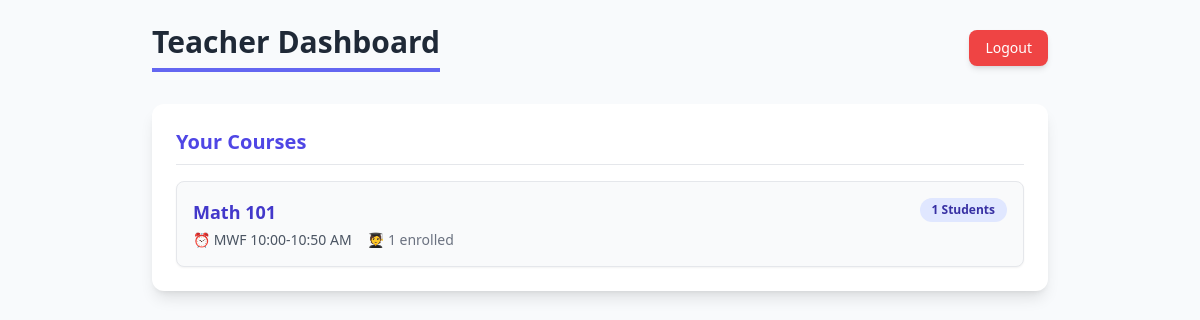
The page /teacher (signed in) on the database its author committed.
### models.py (models this page shows, shortened)
class Course(db.Model):
    id = db.Column(db.Integer, primary_key=True)
    name = db.Column(db.String(64))
    max_students = db.Column(db.Integer)
    cur_students = db.Column(db.Integer)
    time = db.Column(db.String(32))
    teacher_id = db.Column(db.Integer, db.ForeignKey("user.id"))
    teacher = db.relationship("User", back_populates="courses_taught")
    enrollments = db.relationship("Enrollment", back_populates="course")

### app.py (the view)
@app.route("/teacher")
def teacher_dashboard():
    if not g.user or g.user.user_type != "teacher":
        return redirect("/login")
    courses = Course.query.filter_by(teacher_id=g.user.id).all()
    return render_template("teacher_dashboard.html", courses=courses)

### app.py (called while the page is built)
@app.before_request
def load_user():
    g.user = None
    if "user_id" in session:
        g.user = User.query.get(session["user_id"])

### templates/teacher_dashboard.html (shortened to what this page needs)
<!DOCTYPE html>
<html>
<head>
    <script src="https://cdn.tailwindcss.com"></script>
</head>
<body class="p-6">
    <div class="max-w-4xl mx-auto mb-8 flex justify-between items-center">
        <h1 class="text-3xl font-bold text-gray-800 border-b-4 border-indigo-500 pb-2 inline-block">
            Teacher Dashboard
        </h1>
        <a href="/logout"
           class="px-4 py-2 text-sm font-medium text-white bg-red-500 rounded-lg shadow-md
                  hover:bg-red-600 transition duration-150 focus:outline-none focus:ring-2
                  focus:ring-red-500 focus:ring-opacity-50">
            Logout
        </a>
    </div>
    <div class="max-w-4xl mx-auto bg-white p-6 rounded-xl shadow-lg">
        <h2 class="text-xl font-semibold indigo-brand mb-4 border-b pb-2">Your Courses</h2>
        <div class="space-y-4">
            {% for c in courses %}
                <div class="bg-gray-50 border border-gray-200 rounded-lg p-4 shadow-sm hover:shadow-md transition duration-200">
                    <div class="flex justify-between items-start">
                        <div class="flex-grow">
                            <a href="/teacher/course/{{ c.id }}" class="text-lg font-bold text-indigo-700 hover:text-indigo-900 transition duration-150">
                                {{ c.name }}
                            </a>
                            <div class="text-sm text-gray-600 mt-1">
                                <span class="mr-3">⏰ {{ c.time }}</span>
                                <span class="font-medium text-gray-500">
                                    🧑‍🎓 {{ c.enrollments|length }} enrolled
                                </span>
                            </div>
                        </div>
                        {% set enrollment_count = c.enrollments|length %}
                        <div class="ml-4 px-3 py-1 text-xs font-semibold rounded-full
                                    {% if enrollment_count == 0 %}
                                        bg-yellow-100 text-yellow-800
                                    {% else %}
                                        bg-indigo-100 text-indigo-800
                                    {% endif %}
                                    ">
                            {{ enrollment_count }} Students
                        </div>
                    </div>
                </div>
            {% endfor %}
        </div>
    </div>
</body>
</html>

### templates/teacher_dashboard.html (style rules this page uses)
.indigo-brand { color: #4f46e5; }
body { background-color: #f8fafc; }

### rows shown on the page
Course: name "Math 101", time "MWF 10:00-10:50 AM", enrollments|length "1", enrollment_count "1"
